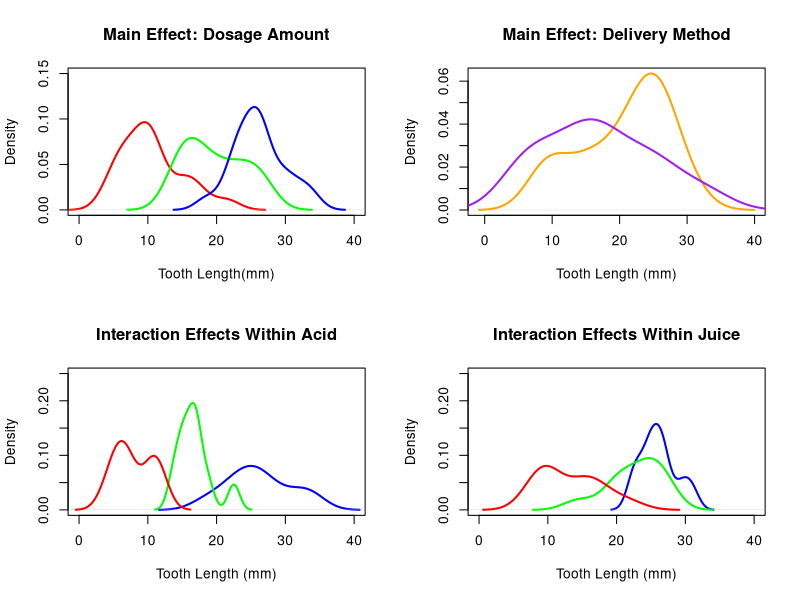

The R script that drew this image: (Note: this script raises an error after producing the figure.)
## ---- chunk 1
library(datasets); data = ToothGrowth
observations <- nrow(data); variables <- ncol(data) 
names <- names(data); mean.tooth<-mean(data$len)
## ---- chunk 2
low <- subset(data, data$dose==0.5); med <- subset(data, data$dose==1.0); 
high <- subset(data, data$dose==2.0)

VC <- subset(data, data$supp=="VC"); OJ <- subset(data, data$supp=="OJ")
lowVC <- subset(VC, VC[,3]==0.5); medVC <- subset(VC, VC[,3]==1.0); highVC <- subset(VC, VC[,3]==2.0)
lowOJ <- subset(OJ, OJ[,3]==0.5); medOJ <- subset(OJ, OJ[,3]==1.0); 
highOJ <- subset(OJ, OJ[,3]==2.0)

### Graphs of data by factor and interaction
par(mfrow=c(2,2))
plot(density(low$len), col="red", xlim=c(0,40), ylim=c(0,0.15), lwd=2, main="Main Effect: Dosage Amount", xlab="Tooth Length(mm)")
lines(density(med$len), col="green", lwd=2); lines(density(high$len), col="blue", lwd=2)

plot(density(OJ$len), col="orange", lwd=2, main="Main Effect: Delivery Method", xlab="Tooth Length (mm)") 
lines(density(VC$len), col="purple", lwd=2)

plot(density(highVC$len), col="blue", lwd=2, xlim=c(0,40), ylim=c(0,0.25), 
     main="Interaction Effects Within Acid", xlab="Tooth Length (mm)") 
lines(density(medVC$len), col="green", lwd=2); lines(density(lowVC$len), col="red", lwd=2)

plot(density(highOJ$len), col="blue", lwd=2, xlim=c(0,40), ylim=c(0,0.25),
     main="Interaction Effects Within Juice", xlab="Tooth Length (mm)") 
lines(density(medOJ$len), col="green", lwd=2); lines(density(lowOJ$len), col="red", lwd=2)
## ---- chunk 3
t.test(data$len, data$dose)
t.mainDose<-17.8096; p.mainDose<-"0+"; CI.mainDose<-c(15.66453, 18.813333, 19.62881)
t.test(data$len, data$supp)
result.mainSupp<-"STOP: Data are essentially constant"
t.test(VC$len, VC$dose)
t.interAcid<-10.4365; p.interAcid<-"0+"; CI.interAcid<-c(12.70257, 16.963333, 18.89076)
t.test(OJ$len, OJ$dose)
t.interJuice<-16.0923; p.interJuice<-"0+"; CI.interJuice<-c(17.02071, 20.663333, 21.97262)
